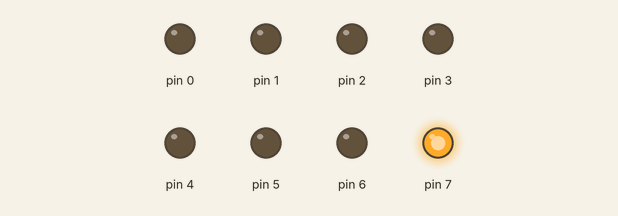
This sketch was run on a simulated Arduino Uno, built with avr-gcc and run on an emulated ATmega328P. Parts: output pins drawn as LEDs (lit = HIGH).

Above: at 0.02 s.
At 0.37 s:
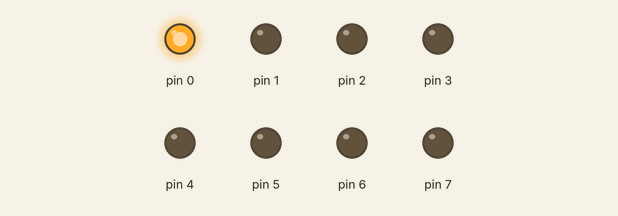
At 0.72 s:
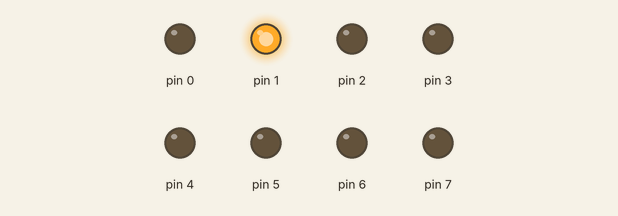
At 1.47 s:
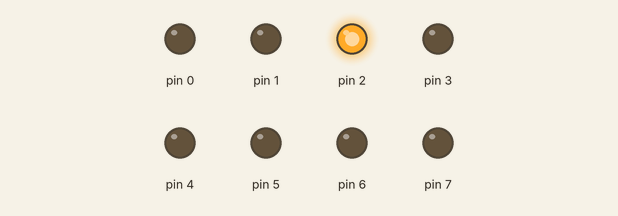
At 2.17 s:
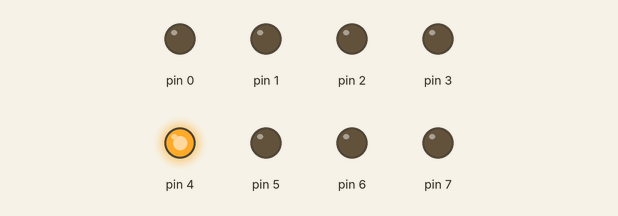
At 2.92 s:
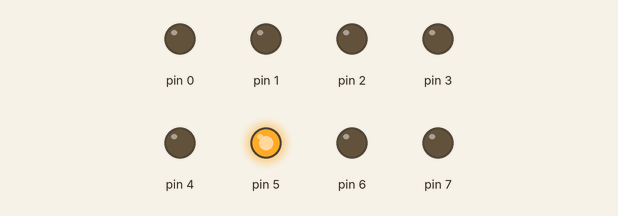
Timing chart, 0 to 3.2 s (numbered marks = the images above):
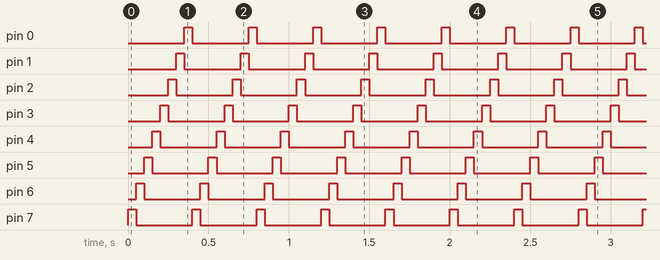

Measured:
- by itself, pin 0–7: alternates HIGH for 0.05 s and LOW for 0.35 s
- by itself, everything shown: repeats every 0.40 s, in 8 steps

The sketch:

pr1_5.ino
```cpp
/**************************************************************
 * Title  : Interface 8 LEDs. Generate left series patterns.  *
 * Date   : 03/09/2017                                        *
 * Author : Harsh Patel                                       *
 * ID No  : 15it077                                           *
 * E-mail : 15it077@charusat.edu.in                           *
 **************************************************************/
void setup() {
  for(int i = 0; i < 8; i++) {
    pinMode(i, OUTPUT);
  }
}

void loop() {
  // left series pattern
  for(int  i = 7; i >= 0; i--) {
    digitalWrite(i, HIGH);
    delay(50);
    digitalWrite(i, LOW);
  }
}
```
